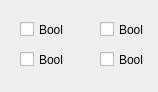
<?xml version="1.0" encoding="UTF-8"?>
<ui version="4.0">
 <class>SyncGateEmbeddedWidget</class>
 <widget class="QWidget" name="SyncGateEmbeddedWidget">
  <property name="geometry">
   <rect>
    <x>0</x>
    <y>0</y>
    <width>158</width>
    <height>92</height>
   </rect>
  </property>
  <property name="windowTitle">
   <string>Form</string>
  </property>
  <widget class="QCheckBox" name="mpIn0Checkbox">
   <property name="geometry">
    <rect>
     <x>20</x>
     <y>20</y>
     <width>72</width>
     <height>19</height>
    </rect>
   </property>
   <property name="text">
    <string>Bool</string>
   </property>
  </widget>
  <widget class="QCheckBox" name="mpOut0Checkbox">
   <property name="geometry">
    <rect>
     <x>100</x>
     <y>20</y>
     <width>72</width>
     <height>19</height>
    </rect>
   </property>
   <property name="text">
    <string>Bool</string>
   </property>
  </widget>
  <widget class="QCheckBox" name="mpIn1Checkbox">
   <property name="geometry">
    <rect>
     <x>20</x>
     <y>50</y>
     <width>72</width>
     <height>19</height>
    </rect>
   </property>
   <property name="text">
    <string>Bool</string>
   </property>
  </widget>
  <widget class="QCheckBox" name="mpOut1Checkbox">
   <property name="geometry">
    <rect>
     <x>100</x>
     <y>50</y>
     <width>72</width>
     <height>19</height>
    </rect>
   </property>
   <property name="text">
    <string>Bool</string>
   </property>
  </widget>
 </widget>
 <resources/>
 <connections/>
</ui>
